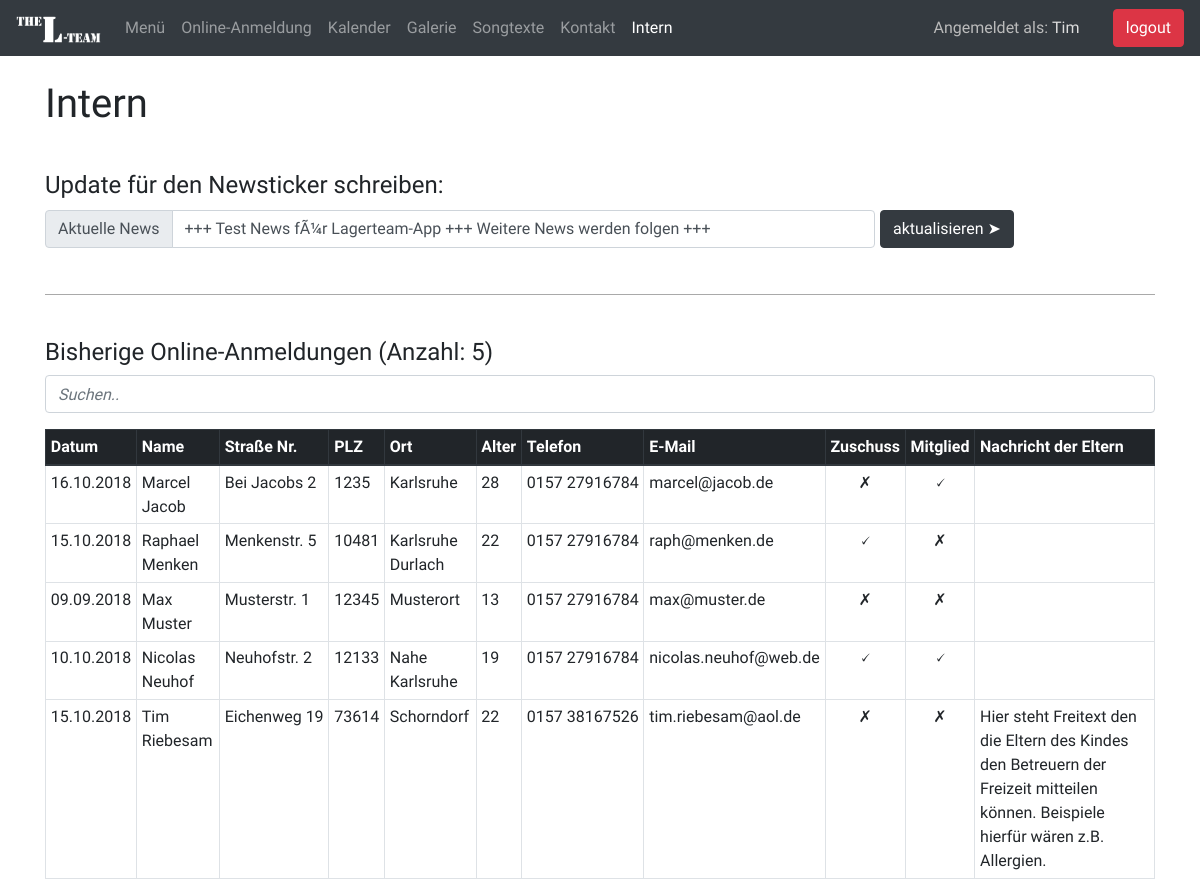
The page /intern.php (signed in) on the database its author committed.
### tables this page shows
CREATE TABLE `newsticker` (
  `newsticker_id` int(11) NOT NULL,
  `text` varchar(500) NOT NULL,
  `datum` datetime NOT NULL,
  `user` varchar(30) NOT NULL
);

CREATE TABLE `anmeldungen` (
  `anmeldung_id` int(11) NOT NULL,
  `anmelde_dat` datetime NOT NULL,
  `n_name` varchar(30) NOT NULL,
  `v_name` varchar(30) NOT NULL,
  `strasse_nr` varchar(40) NOT NULL,
  `plz` int(5) NOT NULL,
  `ort` varchar(30) NOT NULL,
  `geb_dat` date NOT NULL,
  `telefon` varchar(40) NOT NULL,
  `email` varchar(40) NOT NULL,
  `zuschuss` bit(1) NOT NULL,
  `mitglied` bit(1) NOT NULL,
  `freitext` varchar(400) NOT NULL
);

### intern.php (the view, shortened to what this page needs)
<!DOCTYPE html>
<?php
include 'dbConnect.php';
$user = $_SESSION["username"];
$sql_getNews = "SELECT text FROM newsticker ORDER BY newsticker_id DESC";
$result_getNews = $conn->query($sql_getNews);
$newstickerText = "";
if ($result_getNews->num_rows > 0) {
    $row_getNews = $result_getNews->fetch_assoc();
    $newstickerText = $row_getNews["text"];
}
?>
<html lang="de">
<head>
    <link rel="stylesheet" href="bootstrap/css/bootstrap.min.css">
    <link rel="stylesheet" href="css/default.css">
    <link rel="stylesheet" href="css/intern.css" />
</head>
<body>
    <nav class="navbar navbar-expand-lg navbar-dark bg-dark fixed-top">
        <a class="navbar-brand" href="./"><img src="img/logo.png" alt=""></a>
        <div class="collapse navbar-collapse" id="navbarNavAltMarkup">
            <div class="navbar-nav">
                <a class="nav-item nav-link" href="./">Menü</a>
                <a class="nav-item nav-link" href="anmeldung.html">Online-Anmeldung</a>
                <a class="nav-item nav-link" href="kalender.html">Kalender</a>
                <a class="nav-item nav-link" href="galerie.html">Galerie</a>
                <a class="nav-item nav-link" href="songtexte.html">Songtexte</a>
                <a class="nav-item nav-link" href="kontaktformular.php">Kontakt</a>
                <a class="nav-item nav-link active" href="">Intern <span class="sr-only">(current)</span></a>
            </div>
        </div>
        <div class="userInfo">Angemeldet als: <div class="user"><?php echo $user ?></div></div>
        <a href="logoutIntern.php"><button class="btn btn-danger">logout</button></a>
    </nav>
    <main>
        <section class="container container-navbar-fixed" id="newsticker">
            <h1>
                Intern
            </h1>
            <h4>
                Update für den Newsticker schreiben:
                <form action="intern.php" method="post">
                    <div class="form-row">
                        <div class="col-md-9">
                            <div class="input-group">
                                <div class="input-group-prepend">
                                    <div class="input-group-text" id="newsStatus">Aktuelle News</div>
                                </div>
                                <input type="text" class="form-control" id="newstickerUpdate" name="newsText" aria-describedby="Newsticker Update" placeholder="News hier eintragen" value="<?php echo $newstickerText; ?>" id="inlineFormInputGroup" required>
                            </div>
                        </div>
                        <button class="btn btn-dark" type="submit">aktualisieren ➤</button>
                    </div>
                </form>
            </h4>
            <hr>
        </section>
        <section class="container" id="onlineAnmeldungen">
           <?php
                $sql_getAnzahl = "SELECT COUNT(anmeldung_id) AS anzahl FROM anmeldungen";
                $result_getAnzahl = $conn->query($sql_getAnzahl);
                if ($result_getAnzahl->num_rows > 0) {
                    $row_getAnzahl = $result_getAnzahl->fetch_assoc();
                    $anzahl = $row_getAnzahl["anzahl"];
                }
            ?>
            <h4>
                Bisherige Online-Anmeldungen <?php echo "(Anzahl: " . $anzahl . ")"; ?>
            </h4>
            <input class="form-control" id="searchBar" type="text" placeholder="Suchen..">
            <div class="table-responsive">
                <table class="table table-hover table-bordered table-sm" id="onlineAnmeldungen">
                    <thead class="thead-dark">
                        <tr>
                            <th scope="col">Datum</th>
                            <th scope="col">Name</th>
                            <th scope="col" class="nowrap">Straße Nr.</th>
                            <th scope="col">PLZ</th>
                            <th scope="col">Ort</th>
                            <th scope="col">Alter</th>
                            <th scope="col">Telefon</th>
                            <th scope="col">E-Mail</th>
                            <th scope="col">Zuschuss</th>
                            <th scope="col">Mitglied</th>
                            <th scope="col" class="nowrap">Nachricht der Eltern</th>
                        </tr>
                    </thead>
                    <tbody id="onlineAnmeldungenBody">
                        <?php
                        $sql = "SELECT anmelde_dat, n_name, v_name, strasse_nr, plz, ort, geb_dat, telefon, email, zuschuss, mitglied, freitext FROM anmeldungen ORDER BY n_name";
                        $result = $conn->query($sql);
                        if ($result->num_rows > 0) {
                            while($row = $result->fetch_assoc()) {
                                if($row["zuschuss"] == "1"){
                                    $zuschuss = "🗸";
                                }
                                else{
                                    $zuschuss = "✗";
                                }
                                if($row["mitglied"] == "1"){
                                    $mitglied = "🗸";
                                }
                                else{
                                    $mitglied = "✗";
                                }
                                echo "<tr>";
                                echo "<td>" . date_format(date_create($row["anmelde_dat"]), "d.m.Y") ."</td>";
                                echo "<td>" . $row["v_name"] . " " . $row["n_name"] . "</td>";
                                echo "<td class='nowrap'>" . $row["strasse_nr"] . "</td>";
                                echo "<td>" . $row["plz"] . "</td>";
                                echo "<td>" . $row["ort"] . "</td>";
                                echo "<td>" . date_diff(date_create($row["geb_dat"]), date_create('today'))->y . "</td>";
                                echo "<td class='nowrap'>" . $row["telefon"] . "</td>";
                                echo "<td>" . $row["email"] . "</td>";
                                echo "<td><center>" . $zuschuss . "</center></td>";
                                echo "<td><center>" . $mitglied . "</center></td>";
                                echo "<td>" . $row["freitext"] . "</td>";
                                echo "</tr>";
                            }
                        } else {
                            echo "0 results";
                        }
                        ?>
                    </tbody>
                </table>
            </div>
        </section>
    </main>
</body>
</html>

### css/default.css (style rules this page uses)
* { font-family: 'Raleway', sans-serif; }
.container-navbar-fixed { margin-top: 5em; }
.container > h1 { margin-bottom: 0.6em; }
.navbar-brand > img { height: 20pt; }

### css/intern.css (style rules this page uses)
.container > h4 { margin-top: 1.8em; }
form { margin-top: .4em; }
.table { margin-top: 12pt; }
.nowrap { white-space:nowrap; }
#newsticker > h4 > form { margin-bottom: 35pt; }
hr { margin-bottom: 20pt; margin-top: 15pt; border-color: darkgray; }
.userInfo { display: inline-block; margin-right: 25pt; color: #bbb; }
.user { display: inline-block; color: #ddd; }

### rows shown on the page
newsticker: newsText "+++ Test News fÃ¼r Lagerteam-App +++ Weitere News werden folgen +++"
anmeldungen: anmelde_dat "16.10.2018", v_name "Marcel", n_name "Jacob", strasse_nr "Bei Jacobs 2", plz "1235", ort "Karlsruhe", geb_dat "28", telefon "0157 27916784", email "marcel@jacob.de", zuschuss "✗", mitglied "🗸"
anmeldungen: anmelde_dat "15.10.2018", v_name "Raphael", n_name "Menken", strasse_nr "Menkenstr. 5", plz "10481", ort "Karlsruhe Durlach", geb_dat "22", telefon "0157 27916784", email "raph@menken.de", zuschuss "🗸", mitglied "✗"
anmeldungen: anmelde_dat "09.09.2018", v_name "Max", n_name "Muster", strasse_nr "Musterstr. 1", plz "12345", ort "Musterort", geb_dat "13", telefon "0157 27916784", email "max@muster.de", zuschuss "✗", mitglied "✗"
anmeldungen: anmelde_dat "10.10.2018", v_name "Nicolas", n_name "Neuhof", strasse_nr "Neuhofstr. 2", plz "12133", ort "Nahe Karlsruhe", geb_dat "19", telefon "0157 27916784", email "nicolas.neuhof@web.de", zuschuss "🗸", mitglied "🗸"
anmeldungen: anmelde_dat "15.10.2018", v_name "Tim", n_name "Riebesam", strasse_nr "Eichenweg 19", plz "73614", ort "Schorndorf", geb_dat "22", telefon "0157 38167526", email "tim.riebesam@aol.de", zuschuss "✗", mitglied "✗", freitext "Hier steht Freitext den die Eltern des Kindes den Betreuern der Freizeit mitteilen können. Beispiele hierfür wären z.B. Allergien."

### other values the page prints
$user "Tim"
$anzahl "5"
